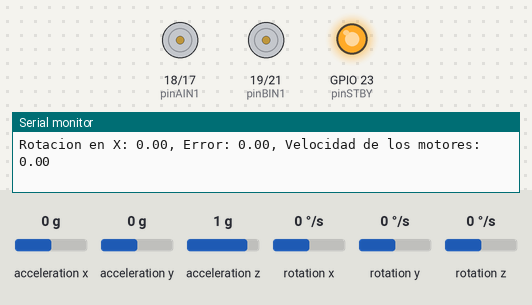
A sketch run on a simulated ESP32. Parts: motor-driver pin pairs drawn as motors (green arrow = first pin HIGH = forward, orange = second pin HIGH = backward, longer = more drive, scaled by the enable pin, stopped while the standby pin is LOW), output pins drawn as LEDs (lit = HIGH), the last lines printed to the serial monitor. The test bench sets the inputs (shaded band); at power-on: acceleration y 0 g, rotation x 0 °/s, acceleration x 0 g, acceleration z 1 g, rotation y 0 °/s, rotation z 0 °/s.

Above: at 1.2 s.
1.3 s: acceleration y set to -0.8 g
At 2.0 s:
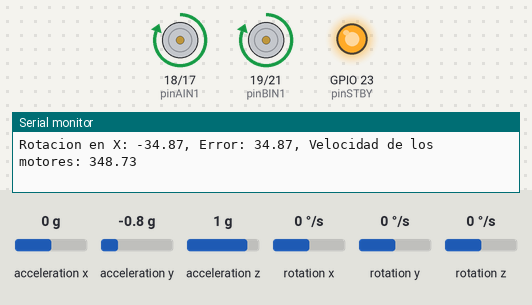
3.1 s: rotation x set to 100 °/s
At 4.91 s:
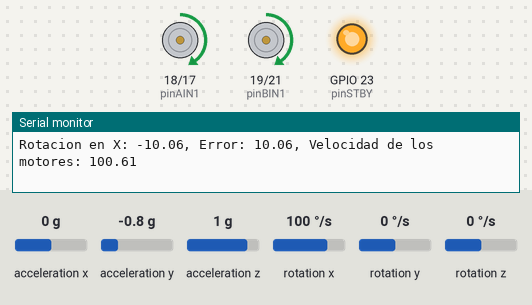
6.1 s: acceleration y set to 0 g
8.2 s: rotation x set to 0 °/s
At 10.4 s:
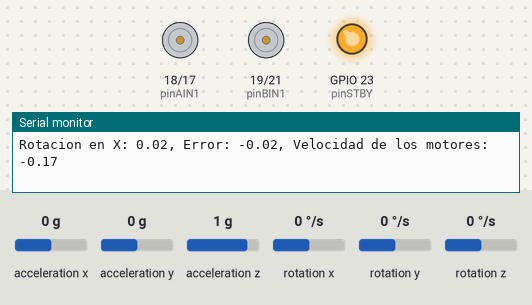
Timing chart, 0 to 11.9 s (numbered marks = the images above; inputs shaded):
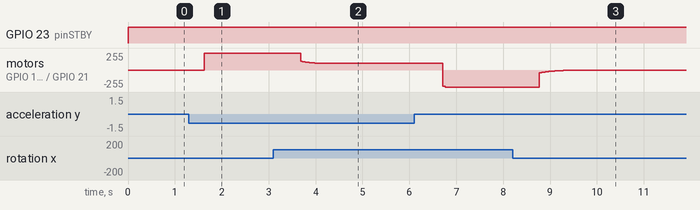

Measured:
- after the input at 1.3 s, motor on GPIO 18 (pinAIN1) / GPIO 17 (pinAIN2), motor on GPIO 19 (pinBIN1) / GPIO 21 (pinBIN2): stopped → forward 255/255 after 0.32 s
- after the input at 8.2 s, motor on GPIO 18 (pinAIN1) / GPIO 17 (pinAIN2), motor on GPIO 19 (pinBIN1) / GPIO 21 (pinBIN2): moves from backward 255/255 to stopped over 1.1 s, starting after 0.57 s

The sketch:

teoria_control_pendulo_invertido.ino
```cpp
#include <Wire.h>
#include <MPU6050.h>

MPU6050 sensor;

// Definición de pines de los motores
const int pinPWMA = 16;
const int pinAIN2 = 17;
const int pinAIN1 = 18;
const int pinPWMB = 22;
const int pinBIN1 = 19;
const int pinBIN2 = 21;
const int pinSTBY = 23;

// Variables del sensor MPU6050
int16_t ax, ay, az;
int16_t gx, gy, gz;
long tiempo_prev;
float dt;
float ang_x, ang_y;
float ang_x_prev, ang_y_prev;

// Variables PID
float Kp = 10.0;  // Ajusta estos valores según sea necesario
float Ki = 0.0;
float Kd = 0.0;
float integral = 0.0;
float derivative = 0.0;
float previous_error = 0.0;

void setup() {
  Serial.begin(115200);
  Wire.begin(32, 33);
  sensor.initialize();

  // Configurar pines de motores
  pinMode(pinAIN2, OUTPUT);
  pinMode(pinAIN1, OUTPUT);
  pinMode(pinPWMA, OUTPUT);
  pinMode(pinBIN1, OUTPUT);
  pinMode(pinBIN2, OUTPUT);
  pinMode(pinPWMB, OUTPUT);
  pinMode(pinSTBY, OUTPUT);
}

void loop() {
  // Obtener datos del MPU6050
  sensor.getAcceleration(&ax, &ay, &az);
  sensor.getRotation(&gx, &gy, &gz);

  // Calcular ángulos con el acelerómetro
  float accel_ang_x = atan(ay / sqrt(pow(ax, 2) + pow(az, 2))) * (180.0 / PI);
  float accel_ang_y = atan(-ax / sqrt(pow(ay, 2) + pow(az, 2))) * (180.0 / PI);

  // Calcular ángulo de rotación con giroscopio y filtro complementario
  dt = (millis() - tiempo_prev) / 1000.0;
  tiempo_prev = millis();

  ang_x = 0.98 * (ang_x_prev + (gx / 131.0) * dt) + 0.02 * accel_ang_x;
  ang_y = 0.98 * (ang_y_prev + (gy / 131.0) * dt) + 0.02 * accel_ang_y;

  ang_x_prev = ang_x;
  ang_y_prev = ang_y;

  // Control del péndulo invertido usando PID
  float desired_angle = 0.0; // Ángulo deseado para mantener el equilibrio
  float error = desired_angle - ang_x; // Calcular error

  integral += error * dt;
  derivative = (error - previous_error) / dt;

  float motor_speed = Kp * error + Ki * integral + Kd * derivative;

  // Controlar los motores
  enableMotors();
  moveMotor(pinPWMA, pinAIN1, pinAIN2, motor_speed);
  moveMotor(pinPWMB, pinBIN1, pinBIN2, motor_speed);

  // Mostrar los ángulos y la velocidad de los motores
  Serial.print("Rotacion en X: ");
  Serial.print(ang_x);
  Serial.print(", Error: ");
  Serial.print(error);
  Serial.print(", Velocidad de los motores: ");
  Serial.println(motor_speed);

  // Actualizar el error anterior
  previous_error = error;

  delay(1); // Reducir el tiempo de espera para aumentar la frecuencia de muestreo
}

// Funciones adicionales
void moveMotor(int pinPWMA, int pinIN1, int pinIN2, float speed) {
  if (speed > 0) {
    digitalWrite(pinIN1, HIGH);
    digitalWrite(pinIN2, LOW);
    analogWrite(pinPWMA, speed);
  } else {
    digitalWrite(pinIN1, LOW);
    digitalWrite(pinIN2, HIGH);
    analogWrite(pinPWMA, -speed);
  }
}

void enableMotors() {
  digitalWrite(pinSTBY, HIGH);
}
```
